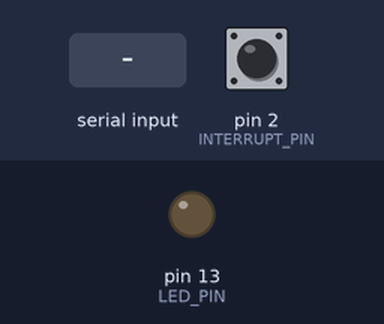
Recording of a sketch running on a simulated Arduino Uno, built with avr-gcc and run on an emulated ATmega328P. Parts: output pins drawn as LEDs (lit = HIGH). Dashed ring = blinking. The inputs (shaded band) are chosen by the test bench; at power-on: pin 2 (INTERRUPT_PIN) LOW. The sensor or clock chip raises its interrupt line as the real part does; what the sketch prints to the serial monitor is not drawn.

Above: at 0.9 s.
1.0 s: "1\n" received over Serial
At 2.8 s:
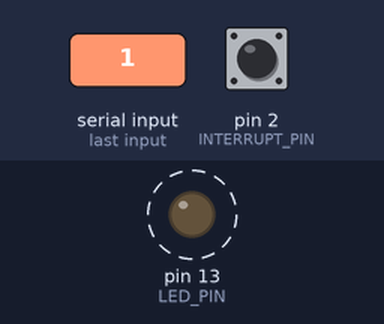
Timing chart, 0 to 62.5 s (numbered marks = the images above; inputs shaded):
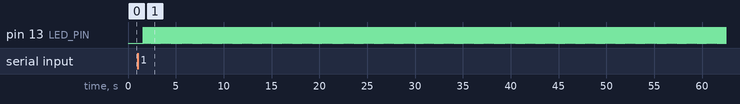

The sketch:

mpu_try1.ino
```cpp
#include "I2Cdev.h"
#include "MPU6050_6Axis_MotionApps20.h"
#include "Wire.h"

MPU6050 mpu;

//#define OUTPUT_READABLE_YAWPITCHROLL
#define OUTPUT_TEAPOT
//#define OUTPUT_READABLE_REALACCEL
//#define OUTPUT_READABLE_WORLDACCEL

#define INTERRUPT_PIN 2
#define LED_PIN 13
bool blinkState = false;

bool dmpReady = false;
uint8_t mpuIntStatus;
uint8_t devStatus;
uint16_t packetSize;
uint16_t fifoCount;
uint8_t fifoBuffer[64];

Quaternion q;           // [w, x, y, z]         quaternion container
VectorInt16 aa;         // [x, y, z]            accel sensor measurements
VectorInt16 aaReal;     // [x, y, z]            gravity-free accel sensor measurements
VectorInt16 aaWorld;    // [x, y, z]            world-frame accel sensor measurements
VectorFloat gravity;    // [x, y, z]            gravity vector
float euler[3];         // [psi, theta, phi]    Euler angle container
float ypr[3];           // [yaw, pitch, roll]   yaw/pitch/roll container and gravity vector

uint8_t teapotPacket[14] = { '$', 0x02, 0,0, 0,0, 0,0, 0,0, 0x00, 0x00, '\r', '\n' };

volatile bool mpuInterrupt = false;
void dmpDataReady() {
    mpuInterrupt = true;
}

void setup() {
  Wire.begin();
  Wire.setClock(400000);
  Serial.begin(9600);
  while (!Serial);

  Serial.println("Initializing I2C devices...");
  mpu.initialize();
  pinMode(INTERRUPT_PIN, INPUT);

  Serial.println(F("Testing device connections..."));
  Serial.println(mpu.testConnection() ? F("MPU6050 connection successful") : F("MPU6050 connection failed"));
  Serial.println(F("\nSend any character to begin DMP programming and demo: "));
//  while (Serial.available() && Serial.read()); // empty buffer
  while (!Serial.available());                 // wait for data
//  while (Serial.available() && Serial.read()); // empty buffer again


  Serial.println(F("Initializing DMP..."));
  devStatus = mpu.dmpInitialize();

  mpu.setXGyroOffset(220);
  mpu.setYGyroOffset(76);
  mpu.setZGyroOffset(-85);
  mpu.setZAccelOffset(1688); // 1688 factory default for my test chip

//  if(devStatus == 0){
    mpu.CalibrateAccel(6);
    mpu.CalibrateGyro(6);
    Serial.println(F("Printing offsets?"));
    mpu.PrintActiveOffsets();
    Serial.println(F("Enabling DMP..."));
    mpu.setDMPEnabled(true);

    Serial.print(F("Enabling interrupt detection (Arduino external interrupt "));
    Serial.print(digitalPinToInterrupt(INTERRUPT_PIN));
    Serial.println(F(")..."));
    attachInterrupt(digitalPinToInterrupt(INTERRUPT_PIN), dmpDataReady, RISING);
    mpuIntStatus = mpu.getIntStatus();

    Serial.println(F("DMP ready! Waiting for first interrupt..."));
    dmpReady = true;
    packetSize = mpu.dmpGetFIFOPacketSize();
//  }
//  else{
//    Serial.print(F("DMP Initialization failed (code "));
//    Serial.print(devStatus);
//    Serial.println(F(")"));
//  }

  pinMode(LED_PIN, OUTPUT);
}

void loop(){
  Serial.print(F("."));
  if (!dmpReady) {Serial.println(F("Stuck in a loop?~~~~")); return;}

  if (mpu.dmpGetCurrentFIFOPacket(fifoBuffer)) {

    #ifdef OUTPUT_READABLE_QUATERNION
            // display quaternion values in easy matrix form: w x y z
            mpu.dmpGetQuaternion(&q, fifoBuffer);
            Serial.print("quat\t");
            Serial.print(q.w);
            Serial.print("\t");
            Serial.print(q.x);
            Serial.print("\t");
            Serial.print(q.y);
            Serial.print("\t");
            Serial.println(q.z);
        #endif

        #ifdef OUTPUT_READABLE_EULER
            // display Euler angles in degrees
            mpu.dmpGetQuaternion(&q, fifoBuffer);
            mpu.dmpGetEuler(euler, &q);
            Serial.print("euler\t");
            Serial.print(euler[0] * 180/M_PI);
            Serial.print("\t");
            Serial.print(euler[1] * 180/M_PI);
            Serial.print("\t");
            Serial.println(euler[2] * 180/M_PI);
        #endif

        #ifdef OUTPUT_READABLE_YAWPITCHROLL
            // display Euler angles in degrees
            mpu.dmpGetQuaternion(&q, fifoBuffer);
            mpu.dmpGetGravity(&gravity, &q);
            mpu.dmpGetYawPitchRoll(ypr, &q, &gravity);
            Serial.print("ypr\t");
            Serial.print(ypr[0] * 180/M_PI);
            Serial.print("\t");
            Serial.print(ypr[1] * 180/M_PI);
            Serial.print("\t");
            Serial.println(ypr[2] * 180/M_PI);
        #endif

        #ifdef OUTPUT_READABLE_REALACCEL
            // display real acceleration, adjusted to remove gravity
            mpu.dmpGetQuaternion(&q, fifoBuffer);
            mpu.dmpGetAccel(&aa, fifoBuffer);
            mpu.dmpGetGravity(&gravity, &q);
            mpu.dmpGetLinearAccel(&aaReal, &aa, &gravity);
            Serial.print("areal\t");
            Serial.print(aaReal.x);
            Serial.print("\t");
            Serial.print(aaReal.y);
            Serial.print("\t");
            Serial.println(aaReal.z);
        #endif

        #ifdef OUTPUT_READABLE_WORLDACCEL
            mpu.dmpGetQuaternion(&q, fifoBuffer);
            mpu.dmpGetAccel(&aa, fifoBuffer);
            mpu.dmpGetGravity(&gravity, &q);
            mpu.dmpGetLinearAccel(&aaReal, &aa, &gravity);
            mpu.dmpGetLinearAccelInWorld(&aaWorld, &aaReal, &q);
            Serial.print("aworld\t");
            Serial.print(aaWorld.x);
            Serial.print("\t");
            Serial.print(aaWorld.y);
            Serial.print("\t");
            Serial.println(aaWorld.z);
        #endif

        #ifdef OUTPUT_TEAPOT
            // display quaternion values in InvenSense Teapot demo format:
            teapotPacket[2] = fifoBuffer[0];
            teapotPacket[3] = fifoBuffer[1];
            teapotPacket[4] = fifoBuffer[4];
            teapotPacket[5] = fifoBuffer[5];
            teapotPacket[6] = fifoBuffer[8];
            teapotPacket[7] = fifoBuffer[9];
            teapotPacket[8] = fifoBuffer[12];
            teapotPacket[9] = fifoBuffer[13];
            Serial.write(teapotPacket, 14);
            teapotPacket[11]++;
        #endif

    blinkState = !blinkState;
    digitalWrite(LED_PIN, blinkState);
  }
}
```

Measured:
- after the input at 1.0 s, pin 13 (LED_PIN): alternates HIGH for 0.02 s and LOW for 0.02 s, starting after 0.60 s
